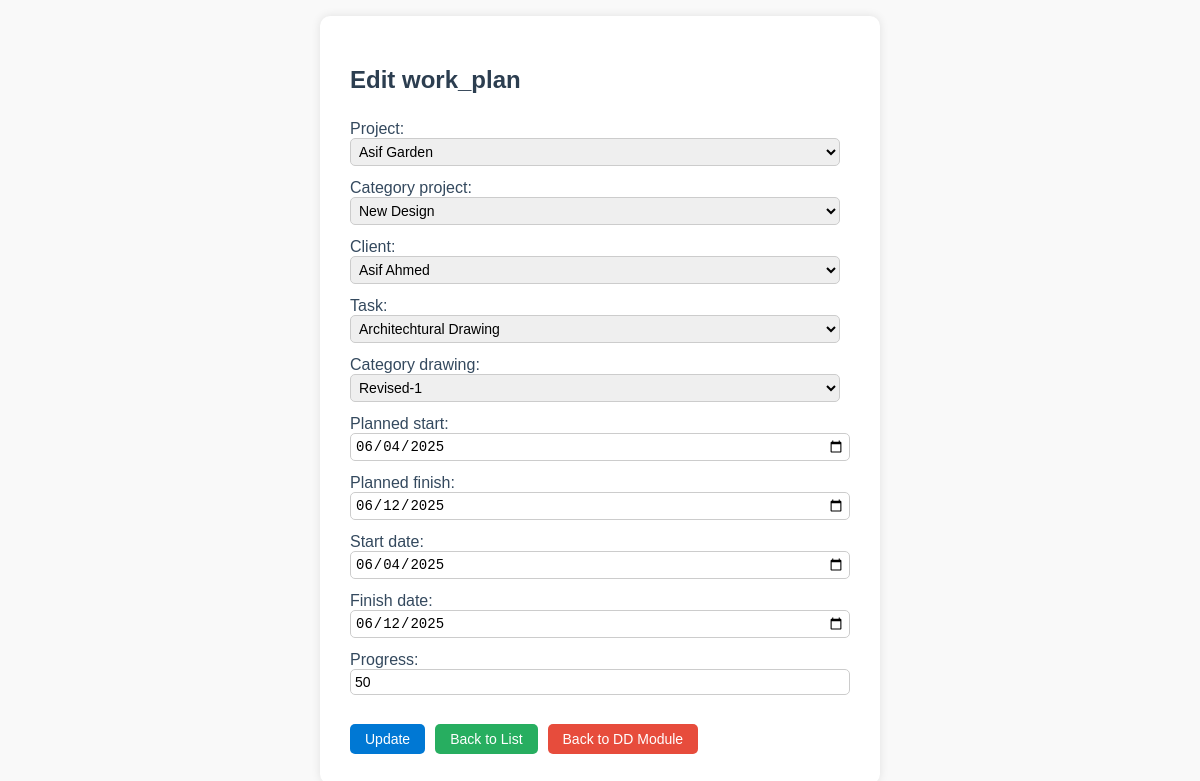
Screenshot of /work-plan/form/1/ with the database file from the repository.
### work_plan/models.py (models this page shows, shortened)
class WorkPlan(models.Model):
    id = models.AutoField(primary_key=True)  # Explicit ID field
    project = models.ForeignKey(Project, on_delete=models.CASCADE)
    category_project = models.CharField(max_length=50, choices=CATEGORY_PROJECT_CHOICES)
    client = models.ForeignKey(Customer, on_delete=models.CASCADE)
    task = models.ForeignKey(Task, on_delete=models.CASCADE)
    category_drawing = models.CharField(max_length=50, choices=CATEGORY_DRAWING_CHOICES)
    planned_start = models.DateField()
    planned_finish = models.DateField()
    start_date = models.DateField()
    finish_date = models.DateField()
    progress = models.PositiveIntegerField(default=0, verbose_name="Progress")

### work_plan/views.py (the view)
# urls.py: path("form/", work_plan_form, name="work_plan_create"),                 # Create new
def work_plan_form(request, id=None):
    work_plan = get_object_or_404(WorkPlan, id=id) if id else None
    if request.method == "POST":
        form = WorkPlanForm(request.POST, instance=work_plan)
        if form.is_valid():
            saved_plan = form.save()
            action = "updated" if id else "created"
            messages.success(request, f"Work plan for '{saved_plan.project.name_of_project}' {action}.")
            return redirect("work_plan_list")
    else:
        form = WorkPlanForm(instance=work_plan)
    return render(request, "work_plan/work_plan_form.html", {"form": form})

### work_plan/forms.py
class WorkPlanForm(forms.ModelForm):
    class Meta:
        model = WorkPlan
        fields = [
            'project',
            'category_project',
            'client',
            'task',
            'category_drawing',
            'planned_start',
            'planned_finish',
            'start_date',
            'finish_date',
            'progress',
        ]
        widgets = {
            'planned_start': forms.DateInput(attrs={'type': 'date', 'class': 'form-control'}),
            'planned_finish': forms.DateInput(attrs={'type': 'date', 'class': 'form-control'}),
            'start_date': forms.DateInput(attrs={'type': 'date', 'class': 'form-control'}),
            'finish_date': forms.DateInput(attrs={'type': 'date', 'class': 'form-control'}),
            'progress': forms.NumberInput(attrs={'min': 0, 'max': 100, 'class': 'form-control'}),
        }

### customer/models.py (called while the page is built)
    def __str__(self):
        return f"{self.customer_name}"

### project/models.py (called while the page is built)
    def __str__(self):
        return f"{self.name_of_project}"

### task/models.py (called while the page is built)
    def __str__(self):
        return f"{self.name_of_task}"

### work_plan/templates/work_plan/work_plan_form.html (shortened to what this page needs)
<!DOCTYPE html>
<html lang="en">
<head>
</head>
<body>
  <div class="form-container">
    <h2>{% if form.instance.id %}Edit{% else %}Create{% endif %} work_plan</h2>
    <form method="POST">
      <div style="max-height: 600px; overflow-y: auto; padding-right: 10px;">
        {{ form.as_p }}
      </div>
      <div class="action-links">
        <button type="submit">{% if form.instance.id %}Update{% else %}Save{% endif %}</button>
        <a href="{% url 'work_plan_list' %}" class="back-to-list">Back to List</a>
        <a href="{% url 'design_department' %}" class="back-to-dd">Back to DD Module</a>
      </div>
    </form>
  </div>
</body>
</html>

### work_plan/templates/work_plan/work_plan_form.html (style rules this page uses)
body { font-family: "Trebuchet MS", sans-serif; background-color: #f9f9f9; margin: 0; padding: 0; display: flex; justify-content: center; align-items: center; height: 100vh; }
.form-container { background-color: #ffffff; border-radius: 10px; padding: 30px; max-width: 500px; width: 90%; box-shadow: 0 0 10px rgba(0, 0, 0, 0.1); }
h2 { text-align: left; color: #2c3e50; margin-bottom: 10px; font-size: 24px; }
label { font-size: 16px; color: #34495e; margin-bottom: 5px; }
input, select, textarea { padding: 4px; font-size: 14px; border: 1px solid #ccc; border-radius: 5px; outline: none; width: 100%; margin-bottom: -3px; }
.action-links { display: flex; align-items: center; margin-top: 20px; gap: 10px; }
.action-links button, .action-links a { text-decoration: none; font-size: 14px; padding: 0 15px; border-radius: 5px; height: 30px; display: flex; align-items: center; justify-content: center; color: #ffffff; }
.action-links button { background-color: #0078D4; border: none; }
.action-links a.back-to-list { background-color: #27ae60; }
.action-links a.back-to-dd { background-color: #e74c3c; }

### rows the page displays
WorkPlan: project "Asif Garden", category_project "New Design", client "Asif Ahmed", task "Architechtural Drawing", category_drawing "Revised-1", planned_start "06/04/2025", planned_finish "06/12/2025", start_date "06/04/2025", finish_date "06/12/2025", progress "50"
